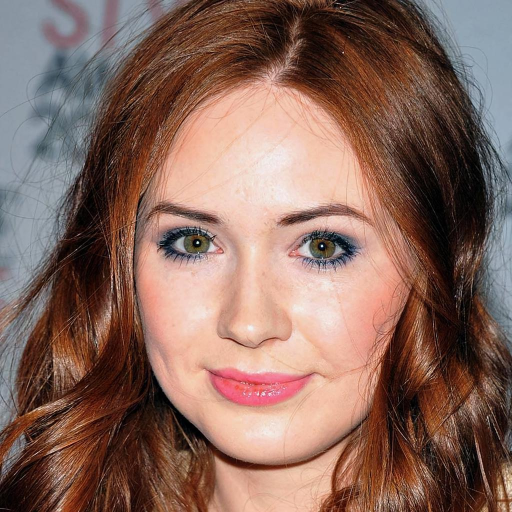
#> input picture Ref_Database/female/000085.jpg, 1024 x 1024 px (shown at 1/2 size)
$ python -i face_score.py   (imports and definitions only)   (older library calls are emulated)
#> lines starting #> are read from the running program, lines starting #| are printed output that depends on the picture; after the words box and inside, x2 and y2 are one past the last pixel; in counts of white or black regions, pixels touching at a corner belong together
#> further down, picture is the input picture: shape (1024, 1024, 3); mean B, G, R 93.1, 104, 135.7
import cv2
import numpy as np
from typing import Dict, Any, Optional

from ...config import settings
from ...utils.safe_image_download import download_public_image_sync


# [13 lines left out: function download_image_from_url, not called in this run]


def compute_blur_score(image_bgr: np.ndarray) -> float:
    """
    Compute blur score using Laplacian variance.
    Higher = sharper, Lower = blurrier
    Normalized to 0-1 where 1 is sharp, 0 is very blurry
    """
    try:
        gray = cv2.cvtColor(image_bgr, cv2.COLOR_BGR2GRAY)
        laplacian_var = float(cv2.Laplacian(gray, cv2.CV_64F).var())

        # Normalize: 0 = completely blurry, 1 = very sharp
        # Typical sharp images have laplacian_var > 500
        # Typical blurry images have laplacian_var < 100
        min_blur = 0.0
        max_blur = 500.0

        blur_score = min(1.0, max(min_blur, laplacian_var / max_blur))
        return blur_score
    except Exception as e:
        print(f"Error computing blur score: {e}")
        return 0.0


def compute_quality_score(image_bgr: np.ndarray) -> float:
    """
    Compute overall quality score (0-1) using multiple metrics.
    Combines: resolution, brightness, contrast, edge density
    """
    try:
        height, width = image_bgr.shape[:2]
#> height = 1024; width = 1024

        # Resolution score: prefer images >= 400x400
        min_dimension = min(height, width)
#> min_dimension = 1024
        resolution_score = min(1.0, max(0.0, min_dimension / 400.0))
#> resolution_score = 1

        # Contrast score: using grayscale standard deviation
        gray = cv2.cvtColor(image_bgr, cv2.COLOR_BGR2GRAY)
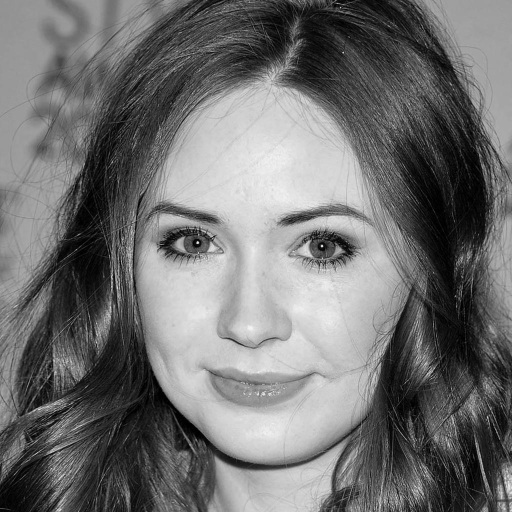
#> gray: shape (1024, 1024) (shown at 1/2 size); min 0, max 252, mean 112.2
        contrast_score = min(1.0, gray.std() / 100.0)
#> contrast_score = 0.678

        # Blur score
        blur_score = compute_blur_score(image_bgr)
#> in compute_blur_score, `laplacian_var = float(cv2.Laplacian(gray, cv2.CV_64F).var())`: laplacian_var = 946.4
#> in compute_blur_score, `blur_score = min(1.0, max(min_blur, laplacian_var / max_blur))`: blur_score = 1
#> blur_score = 1

        # Edge density score: using Canny edge detection
        edges = cv2.Canny(gray, 100, 200)
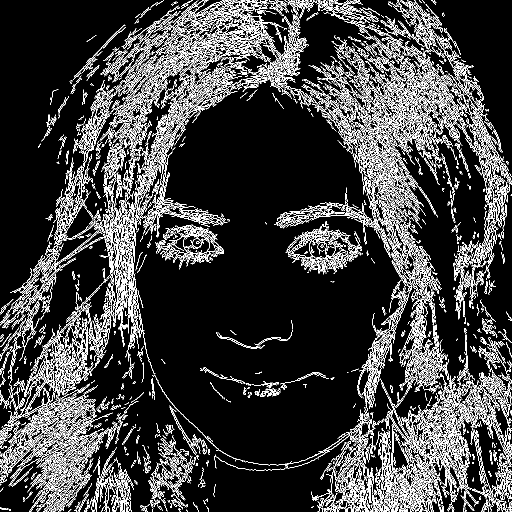
#> edges: shape (1024, 1024) (shown at 1/2 size); 14.6% white in thin lines or dots
        edge_ratio = np.sum(edges > 0) / (height * width)
#> edge_ratio = 0.146
        edge_score = min(1.0, edge_ratio / 0.1)  # Expect ~10% edges in good images
#> edge_score = 1

        # Weighted combination (prioritize blur and contrast)
        quality = (
            resolution_score * 0.15 +
            contrast_score * 0.25 +
            blur_score * 0.35 +
            edge_score * 0.25
        )
#> quality = 0.92

        return float(quality)
    except Exception as e:
        print(f"Error computing quality score: {e}")
        return 0.0


# [97 lines left out: functions count_faces_opencv, score_image_quality, batch_score_images, not called in this run]

>>> import cv2
>>> picture = cv2.imread('../../../Ref_Database/female/000085.jpg')
>>> result = compute_quality_score(picture)
#> result = 0.92

$ run again, on Ref_Database/female/000124.jpg
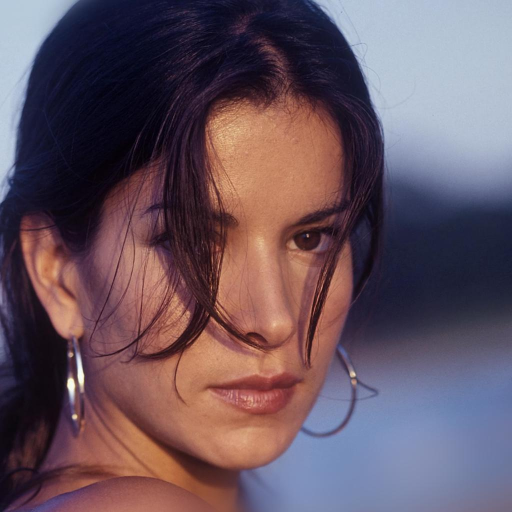
#> input picture Ref_Database/female/000124.jpg, 1024 x 1024 px (shown at 1/2 size)
#> picture is the input picture: shape (1024, 1024, 3); mean B, G, R 95.8, 84.1, 103
#> in compute_quality_score, `gray = cv2.cvtColor(image_bgr, cv2.COLOR_BGR2GRAY)`:
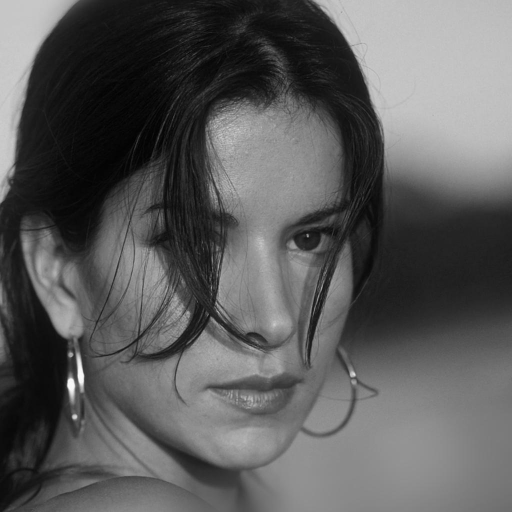
#> gray: shape (1024, 1024) (shown at 1/2 size); min 1, max 253, mean 91.1
#> contrast_score = 0.587
#> laplacian_var = 55.03
#> in compute_blur_score, `blur_score = min(1.0, max(min_blur, laplacian_var / max_blur))`: blur_score = 0.11
#> in compute_quality_score, `edges = cv2.Canny(gray, 100, 200)`:
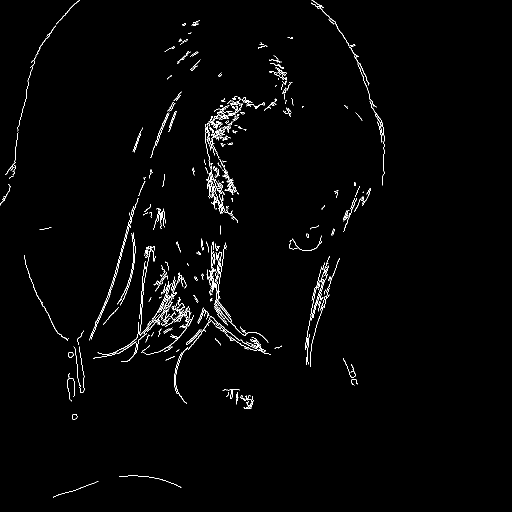
#> edges: shape (1024, 1024) (shown at 1/2 size); 1.4% white in thin lines or dots, all inside (x1, y1, x2, y2) = (0, 1, 770, 995)
#> edge_ratio = 0.0145
#> edge_score = 0.145
#> quality = 0.372

$ run again, on Ref_Database/female/000231.jpg
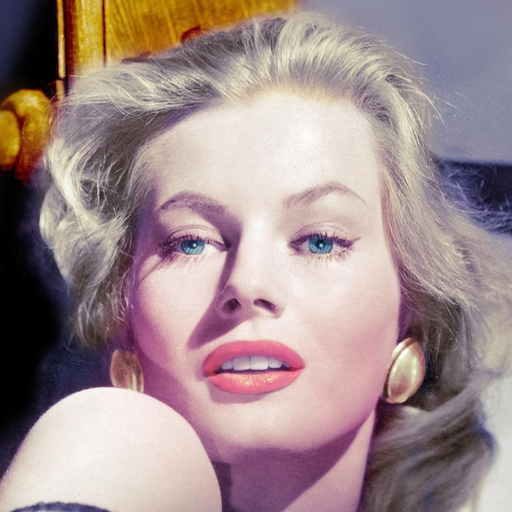
#> input picture Ref_Database/female/000231.jpg, 1024 x 1024 px (shown at 1/2 size)
#> picture is the input picture: shape (1024, 1024, 3); mean B, G, R 141, 140.4, 161.6
#> in compute_quality_score, `gray = cv2.cvtColor(image_bgr, cv2.COLOR_BGR2GRAY)`:
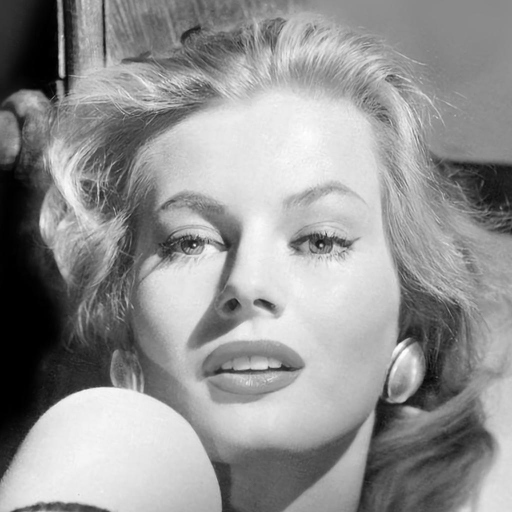
#> gray: shape (1024, 1024) (shown at 1/2 size); min 0, max 255, mean 146.8
#> contrast_score = 0.658
#> laplacian_var = 51.71
#> in compute_blur_score, `blur_score = min(1.0, max(min_blur, laplacian_var / max_blur))`: blur_score = 0.103
#> in compute_quality_score, `edges = cv2.Canny(gray, 100, 200)`:
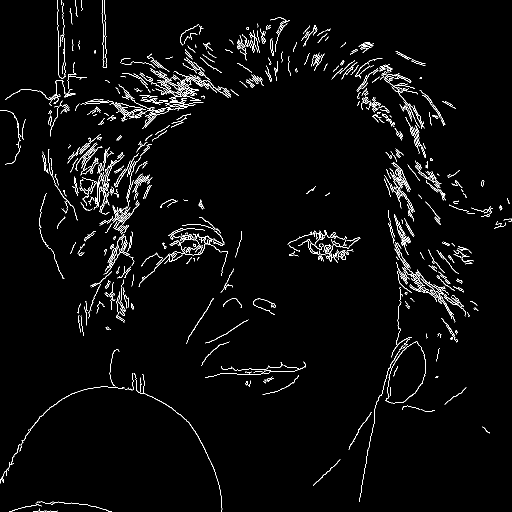
#> edges: shape (1024, 1024) (shown at 1/2 size); 2.9% white in thin lines or dots
#> edge_ratio = 0.029
#> edge_score = 0.29
#> quality = 0.423

$ run again, on Ref_Database/female/000381.jpg
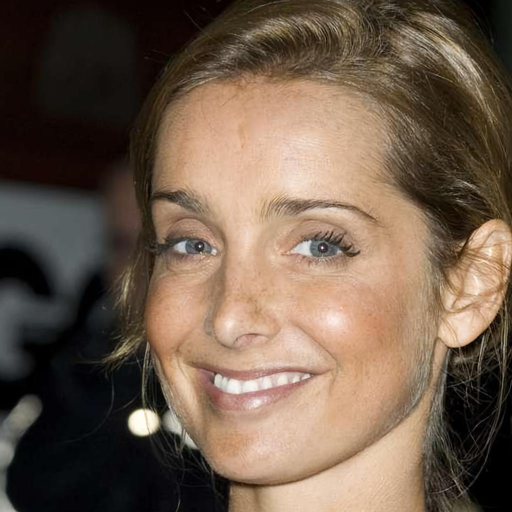
#> input picture Ref_Database/female/000381.jpg, 1024 x 1024 px (shown at 1/2 size)
#> picture is the input picture: shape (1024, 1024, 3); mean B, G, R 75.9, 92.2, 111.5
#> in compute_quality_score, `gray = cv2.cvtColor(image_bgr, cv2.COLOR_BGR2GRAY)`:
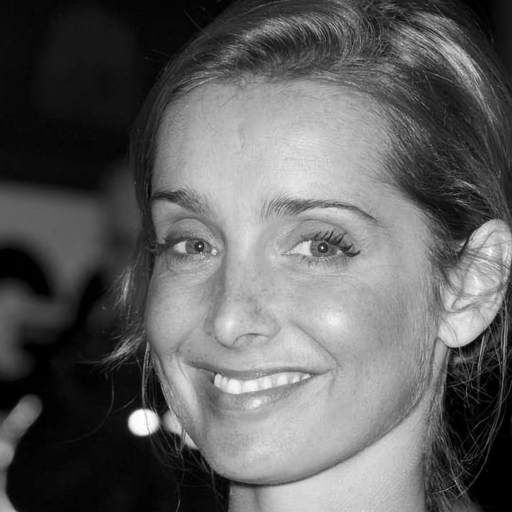
#> gray: shape (1024, 1024) (shown at 1/2 size); min 0, max 254, mean 96.1
#> contrast_score = 0.722
#> laplacian_var = 70.32
#> in compute_blur_score, `blur_score = min(1.0, max(min_blur, laplacian_var / max_blur))`: blur_score = 0.141
#> in compute_quality_score, `edges = cv2.Canny(gray, 100, 200)`:
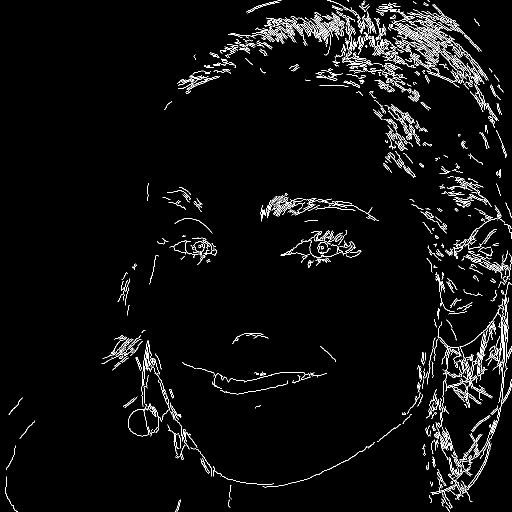
#> edges: shape (1024, 1024) (shown at 1/2 size); 3.6% white in thin lines or dots
#> edge_ratio = 0.0355
#> edge_score = 0.355
#> quality = 0.469
